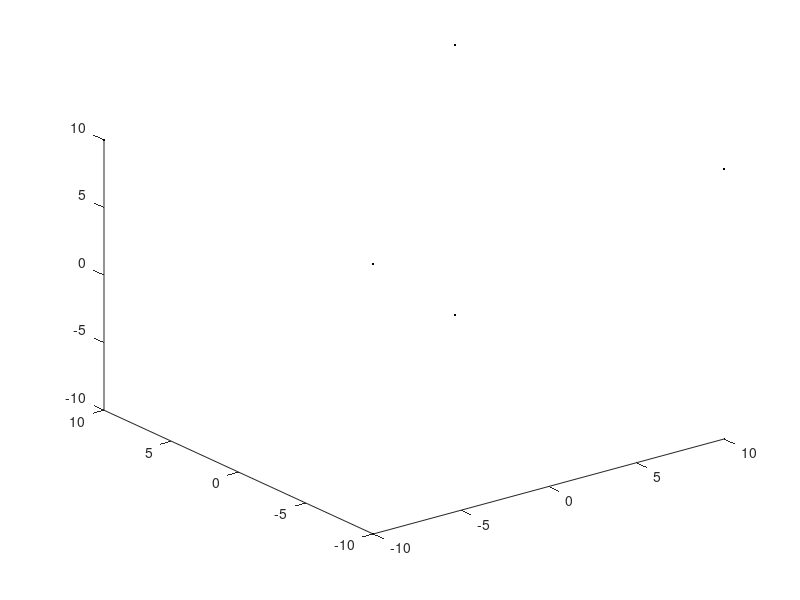

Source code (MATLAB): (Note: this script raises an error after producing the figure.)
plot3([-10 10 10 -10 -10 10 10 -10],[-10 -10 -10 -10 10 10 10 10],[-10 -10 10 10 -10 -10 10 10],'k.');
for cnth = -5:1:5
    for cntr = 0:0.5:2*pi
        plotcube([4*cos(cntr) 4*sin(cntr) cnth],[2 1 1],[0 pi/2+cntr 0],[ 1-0.05*rand 1-0.05*rand 1-0.05*rand 1-0.05*rand 1-0.05*rand 1-0.05*rand 1-0.05*rand 1-0.05*rand],0.99,1); drawnow;
    end
end
